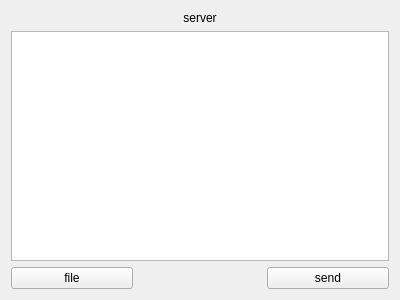
<?xml version="1.0" encoding="UTF-8"?>
<ui version="4.0">
 <class>Widget</class>
 <widget class="QWidget" name="Widget">
  <property name="geometry">
   <rect>
    <x>0</x>
    <y>0</y>
    <width>400</width>
    <height>300</height>
   </rect>
  </property>
  <property name="windowTitle">
   <string>Widget</string>
  </property>
  <layout class="QGridLayout" name="gridLayout">
   <item row="2" column="2">
    <widget class="QPushButton" name="ButtonSend">
     <property name="text">
      <string>send</string>
     </property>
    </widget>
   </item>
   <item row="2" column="0">
    <widget class="QPushButton" name="ButtonFile">
     <property name="text">
      <string>file</string>
     </property>
    </widget>
   </item>
   <item row="1" column="0" colspan="3">
    <widget class="QTextEdit" name="textEdit"/>
   </item>
   <item row="0" column="1">
    <widget class="QLabel" name="label">
     <property name="text">
      <string>server</string>
     </property>
     <property name="alignment">
      <set>Qt::AlignCenter</set>
     </property>
    </widget>
   </item>
  </layout>
 </widget>
 <layoutdefault spacing="6" margin="11"/>
 <resources/>
 <connections/>
</ui>
